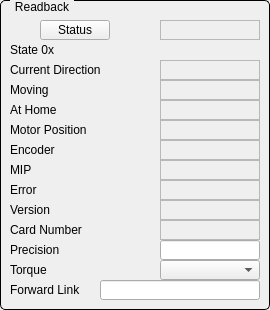
  <widget class="QGroupBox" name="titleGroupBox_9">
   <property name="geometry">
    <rect>
     <x>330</x>
     <y>450</y>
     <width>270</width>
     <height>310</height>
    </rect>
   </property>
   <property name="styleSheet">
    <string notr="true">QGroupBox {
    border: 1px solid black;
    border-radius: 5px;
    margin-top: 0.5em;
}

QGroupBox::title {
    subcontrol-origin: margin;
    left: 10px;
    padding: 0 3px 0 3px;
}</string>
   </property>
   <property name="title">
    <string>Readback</string>
   </property>
   <widget class="QLabel" name="label_43">
    <property name="geometry">
     <rect>
      <x>10</x>
      <y>60</y>
      <width>140</width>
      <height>20</height>
     </rect>
    </property>
    <property name="text">
     <string>Current Direction</string>
    </property>
    <property name="alignment">
     <set>Qt::AlignLeading|Qt::AlignLeft|Qt::AlignVCenter</set>
    </property>
   </widget>
   <widget class="QLabel" name="label_44">
    <property name="geometry">
     <rect>
      <x>10</x>
      <y>80</y>
      <width>140</width>
      <height>20</height>
     </rect>
    </property>
    <property name="text">
     <string>Moving</string>
    </property>
    <property name="alignment">
     <set>Qt::AlignLeading|Qt::AlignLeft|Qt::AlignVCenter</set>
    </property>
   </widget>
   <widget class="QLabel" name="label_45">
    <property name="geometry">
     <rect>
      <x>10</x>
      <y>100</y>
      <width>140</width>
      <height>20</height>
     </rect>
    </property>
    <property name="text">
     <string>At Home</string>
    </property>
    <property name="alignment">
     <set>Qt::AlignLeading|Qt::AlignLeft|Qt::AlignVCenter</set>
    </property>
   </widget>
   <widget class="QLabel" name="label_46">
    <property name="geometry">
     <rect>
      <x>10</x>
      <y>120</y>
      <width>140</width>
      <height>20</height>
     </rect>
    </property>
    <property name="text">
     <string>Motor Position</string>
    </property>
    <property name="alignment">
     <set>Qt::AlignLeading|Qt::AlignLeft|Qt::AlignVCenter</set>
    </property>
   </widget>
   <widget class="QLabel" name="label_47">
    <property name="geometry">
     <rect>
      <x>10</x>
      <y>140</y>
      <width>140</width>
      <height>20</height>
     </rect>
    </property>
    <property name="text">
     <string>Encoder</string>
    </property>
    <property name="alignment">
     <set>Qt::AlignLeading|Qt::AlignLeft|Qt::AlignVCenter</set>
    </property>
   </widget>
   <widget class="QLabel" name="label_48">
    <property name="geometry">
     <rect>
      <x>10</x>
      <y>160</y>
      <width>140</width>
      <height>20</height>
     </rect>
    </property>
    <property name="text">
     <string>MIP</string>
    </property>
    <property name="alignment">
     <set>Qt::AlignLeading|Qt::AlignLeft|Qt::AlignVCenter</set>
    </property>
   </widget>
   <widget class="QLabel" name="label_49">
    <property name="geometry">
     <rect>
      <x>10</x>
      <y>180</y>
      <width>140</width>
      <height>20</height>
     </rect>
    </property>
    <property name="text">
     <string>Error</string>
    </property>
    <property name="alignment">
     <set>Qt::AlignLeading|Qt::AlignLeft|Qt::AlignVCenter</set>
    </property>
   </widget>
   <widget class="QLabel" name="label_51">
    <property name="geometry">
     <rect>
      <x>10</x>
      <y>200</y>
      <width>140</width>
      <height>20</height>
     </rect>
    </property>
    <property name="text">
     <string>Version</string>
    </property>
    <property name="alignment">
     <set>Qt::AlignLeading|Qt::AlignLeft|Qt::AlignVCenter</set>
    </property>
   </widget>
   <widget class="QLabel" name="label_52">
    <property name="geometry">
     <rect>
      <x>10</x>
      <y>220</y>
      <width>140</width>
      <height>20</height>
     </rect>
    </property>
    <property name="text">
     <string>Card Number</string>
    </property>
    <property name="alignment">
     <set>Qt::AlignLeading|Qt::AlignLeft|Qt::AlignVCenter</set>
    </property>
   </widget>
   <widget class="QLabel" name="label_53">
    <property name="geometry">
     <rect>
      <x>10</x>
      <y>240</y>
      <width>140</width>
      <height>20</height>
     </rect>
    </property>
    <property name="text">
     <string>Precision</string>
    </property>
    <property name="alignment">
     <set>Qt::AlignLeading|Qt::AlignLeft|Qt::AlignVCenter</set>
    </property>
   </widget>
   <widget class="QLabel" name="label_54">
    <property name="geometry">
     <rect>
      <x>10</x>
      <y>260</y>
      <width>140</width>
      <height>20</height>
     </rect>
    </property>
    <property name="text">
     <string>Torque</string>
    </property>
    <property name="alignment">
     <set>Qt::AlignLeading|Qt::AlignLeft|Qt::AlignVCenter</set>
    </property>
   </widget>
   <widget class="QELabel" name="lblTDIR">
    <property name="geometry">
     <rect>
      <x>160</x>
      <y>60</y>
      <width>100</width>
      <height>20</height>
     </rect>
    </property>
    <property name="frameShape">
     <enum>QFrame::StyledPanel</enum>
    </property>
    <property name="variable" stdset="0">
     <string>$(group).TDIR</string>
    </property>
   </widget>
   <widget class="QELabel" name="lblMOVN">
    <property name="geometry">
     <rect>
      <x>160</x>
      <y>80</y>
      <width>100</width>
      <height>20</height>
     </rect>
    </property>
    <property name="frameShape">
     <enum>QFrame::StyledPanel</enum>
    </property>
    <property name="variable" stdset="0">
     <string>$(group).MOVN</string>
    </property>
   </widget>
   <widget class="QELabel" name="lblATHM">
    <property name="geometry">
     <rect>
      <x>160</x>
      <y>100</y>
      <width>100</width>
      <height>20</height>
     </rect>
    </property>
    <property name="frameShape">
     <enum>QFrame::StyledPanel</enum>
    </property>
    <property name="variable" stdset="0">
     <string>$(group).ATHM</string>
    </property>
   </widget>
   <widget class="QELabel" name="lblRMP">
    <property name="geometry">
     <rect>
      <x>160</x>
      <y>120</y>
      <width>100</width>
      <height>20</height>
     </rect>
    </property>
    <property name="frameShape">
     <enum>QFrame::StyledPanel</enum>
    </property>
    <property name="variable" stdset="0">
     <string>$(group).RMP</string>
    </property>
   </widget>
   <widget class="QELabel" name="lblREP">
    <property name="geometry">
     <rect>
      <x>160</x>
      <y>140</y>
      <width>100</width>
      <height>20</height>
     </rect>
    </property>
    <property name="frameShape">
     <enum>QFrame::StyledPanel</enum>
    </property>
    <property name="variable" stdset="0">
     <string>$(group).REP</string>
    </property>
   </widget>
   <widget class="QELabel" name="lblMIP">
    <property name="geometry">
     <rect>
      <x>160</x>
      <y>160</y>
      <width>100</width>
      <height>20</height>
     </rect>
    </property>
    <property name="frameShape">
     <enum>QFrame::StyledPanel</enum>
    </property>
    <property name="variable" stdset="0">
     <string>$(group).MIP</string>
    </property>
   </widget>
   <widget class="QELabel" name="lblDIFF">
    <property name="geometry">
     <rect>
      <x>160</x>
      <y>180</y>
      <width>100</width>
      <height>20</height>
     </rect>
    </property>
    <property name="frameShape">
     <enum>QFrame::StyledPanel</enum>
    </property>
    <property name="variable" stdset="0">
     <string>$(group).DIFF</string>
    </property>
   </widget>
   <widget class="QELabel" name="lblVERS">
    <property name="geometry">
     <rect>
      <x>160</x>
      <y>200</y>
      <width>100</width>
      <height>20</height>
     </rect>
    </property>
    <property name="frameShape">
     <enum>QFrame::StyledPanel</enum>
    </property>
    <property name="variable" stdset="0">
     <string>$(group).VERS</string>
    </property>
   </widget>
   <widget class="QELabel" name="lblCARD">
    <property name="geometry">
     <rect>
      <x>160</x>
      <y>220</y>
      <width>100</width>
      <height>20</height>
     </rect>
    </property>
    <property name="frameShape">
     <enum>QFrame::StyledPanel</enum>
    </property>
    <property name="variable" stdset="0">
     <string>$(group).CARD</string>
    </property>
   </widget>
   <widget class="QELineEdit" name="txtPREC">
    <property name="geometry">
     <rect>
      <x>160</x>
      <y>240</y>
      <width>100</width>
      <height>20</height>
     </rect>
    </property>
    <property name="variable" stdset="0">
     <string>$(group).PREC</string>
    </property>
    <property name="displayAlarmStateOption" stdset="0">
     <enum>QEGenericEdit::Never</enum>
    </property>
    <property name="addUnits">
     <bool>false</bool>
    </property>
   </widget>
   <widget class="QEComboBox" name="cbCNEN">
    <property name="geometry">
     <rect>
      <x>160</x>
      <y>260</y>
      <width>100</width>
      <height>20</height>
     </rect>
    </property>
    <property name="variable" stdset="0">
     <string>$(group).CNEN</string>
    </property>
   </widget>
   <widget class="QEPushButton" name="qepushbutton_2">
    <property name="geometry">
     <rect>
      <x>40</x>
      <y>20</y>
      <width>70</width>
      <height>20</height>
     </rect>
    </property>
    <property name="text">
     <string>Status</string>
    </property>
   </widget>
   <widget class="QELabel" name="lblTDIR_3">
    <property name="geometry">
     <rect>
      <x>160</x>
      <y>20</y>
      <width>100</width>
      <height>20</height>
     </rect>
    </property>
    <property name="frameShape">
     <enum>QFrame::StyledPanel</enum>
    </property>
    <property name="variable" stdset="0">
     <string>$(group).STAT</string>
    </property>
   </widget>
   <widget class="QLabel" name="label_68">
    <property name="geometry">
     <rect>
      <x>10</x>
      <y>40</y>
      <width>140</width>
      <height>20</height>
     </rect>
    </property>
    <property name="text">
     <string>State 0x</string>
    </property>
    <property name="alignment">
     <set>Qt::AlignLeading|Qt::AlignLeft|Qt::AlignVCenter</set>
    </property>
   </widget>
   <widget class="QLabel" name="label_69">
    <property name="geometry">
     <rect>
      <x>10</x>
      <y>280</y>
      <width>90</width>
      <height>20</height>
     </rect>
    </property>
    <property name="text">
     <string>Forward Link</string>
    </property>
    <property name="alignment">
     <set>Qt::AlignLeading|Qt::AlignLeft|Qt::AlignVCenter</set>
    </property>
   </widget>
   <widget class="QELineEdit" name="qelineedit_4">
    <property name="geometry">
     <rect>
      <x>100</x>
      <y>280</y>
      <width>160</width>
      <height>20</height>
     </rect>
    </property>
    <property name="variable" stdset="0">
     <string>$(group).FLNK</string>
    </property>
   </widget>
  </widget>
